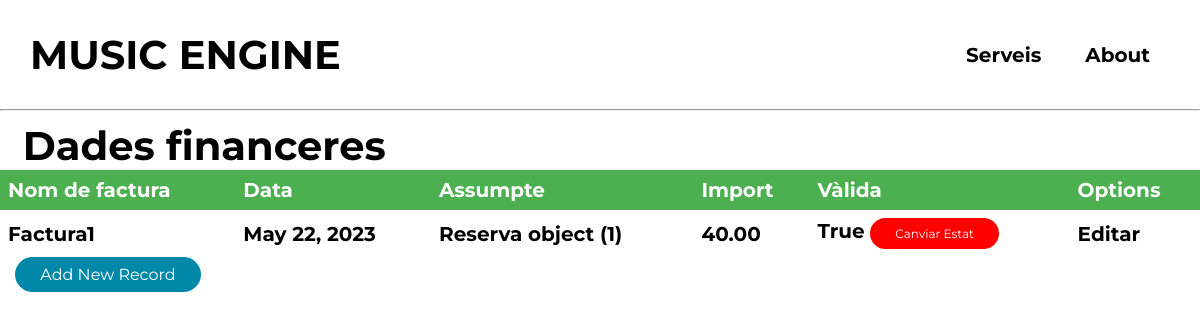
Before: /dades/ with the older database file.
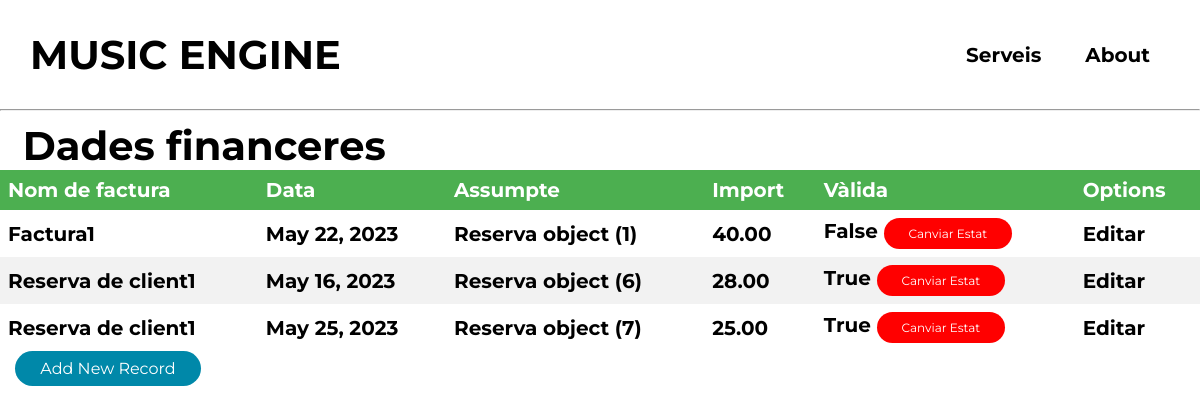
After: the same page with the newer database file.
### music_engine/models.py (models this page shows, shortened)
class Receip(models.Model):
    name = models.CharField(max_length=100)
    data = models.DateField(_("Date"), default=date.today)
    subject = models.ForeignKey(Reserva, on_delete=models.CASCADE)
    cost = models.DecimalField(max_digits=7, decimal_places=2)
    valid = models.BooleanField(default=True)

class Reserva(models.Model):
    usuari = models.ForeignKey(User, on_delete=models.CASCADE, blank=False)
    sala = models.ForeignKey(MusicalStudio, on_delete=models.CASCADE, blank=False)
    material = models.ManyToManyField(MusicalMaterial, blank=True)
    tecnic = models.ForeignKey(technical_personnel, on_delete=models.CASCADE, blank=True, null=True)
    data = models.DateField(blank=False)
    hora_inici = models.TimeField(blank=False)
    hora_fi = models.TimeField(blank=False)
    reservat = models.BooleanField(default=False)

### music_engine/views.py (the view)
# urls.py: path('dades/',ReceipListView.as_view(), name='financial_data_list'),
class ReceipListView(ListView):
    model = Receip
    template_name = 'finance/financial_data_list.html'
    context_object_name = 'factures'

### templates/finance/financial_data_list.html (shortened to what this page needs)
{% include 'navbar.html' %}
<body>
<h1>&nbsp Dades financeres</h1>
<table>
    <thead>
      <tr>
        <th>Nom de factura</th>
        <th>Data</th>
        <th>Assumpte</th>
        <th>Import</th>
        <th>Vàlida</th>
        <th>Options</th>
      </tr>
    </thead>
    <tbody>
      {% for r in factures %}
        <tr>
          <td>{{ r.name }}</td>
          <td>{{ r.data }}</td>
          <td><a href="{% url 'reserva_detail' r.subject.pk %}">{{ r.subject }}</a></td>
          <td>{{ r.cost }}</td>
          <td>{{ r.valid }} <button id="toggle-button" data-id="{{ r.id }}" class="button button-red">Canviar Estat</button></td>
          <td><a href="{% url 'financial_data_update' r.pk %}">Editar</a></td>
        </tr>
      {% empty %}
        <tr>
          <td colspan="5">No hi ha factures registrades.</td>
        </tr>
      {% endfor %}
    </tbody>
  </table>
    &nbsp<a class="cta" href="/dades/create/">
    &nbsp<button class="button button-blue">Add New Record</button>
    </a>
</body>

### templates/navbar.html (shortened to what this page needs)
{% load static %}
<!DOCTYPE html>
<html lang="en">
<head>
    <link rel="stylesheet" type="text/css" href="{% static 'css/table.css' %}">
    <link rel="stylesheet"
          href="https://code.jquery.com/ui/1.12.1/themes/smoothness/jquery-ui.css" />
</head>
<body>
<header>
    <div class="hometitle">
        <a href="/"><h1 >MUSIC ENGINE</h1 ></a>
    </div>
    <nav>
        <ul class="nav_links">
            <li><a href="/serveis">Serveis</a></li>
            <li><a href="#">About</a></li>
        </ul>
    </nav>
</header>
<hr>
</body>
</html>

### static/css/table.css (style rules this page uses)
table { border-collapse: collapse; width: 100%; }
th, td { text-align: left; padding: 8px; }
tr:nth-child(even) { background-color: #f2f2f2; }
th { background-color: #4CAF50; color: white; }

### templates/navbar.html (style rules this page uses)
* { box-sizing: border-box; margin: 0; padding: 0; }
.hometitle { font-family: "Montserrat", sans-serif; font-weight: 700; font-size: 34px; color: black; text-decoration: none; cursor: pointer; }
li, a, p, tr { font-family: "Montserrat", sans-serif; font-weight: 700; font-size: 20px; color: black; text-decoration: none; }
h1 { font-family: "Montserrat", sans-serif; font-weight: 1400; font-size: 40px; color: black; text-decoration: none; margin: 0; }
.hometitle a { text-align: end; display: block; }
header { display: flex; justify-content: space-between; align-items: center; padding: 30px; }
.nav_links { cursor: pointer; }
.nav_links { list-style: none; }
.nav_links li { display: inline-block; padding: 0 20px; }
.button { padding: 8px 25px; border: none; border-radius: 50px; cursor: pointer; font-family: "Montserrat", sans-serif; }
.button-blue { background-color: rgba(0, 136, 169, 1); color: white; font-size: 16px; }
.button-red { background-color: red; color: white; font-size: 12px; }

Changed rows visible on the page:
changed Receip "Factura1": valid "True" → "False"
added Receip: name "Reserva de client1", data "May 16, 2023", subject "Reserva object (6)", cost "28.00", valid "True"
added Receip: name "Reserva de client1", data "May 25, 2023", subject "Reserva object (7)", cost "25.00", valid "True"
